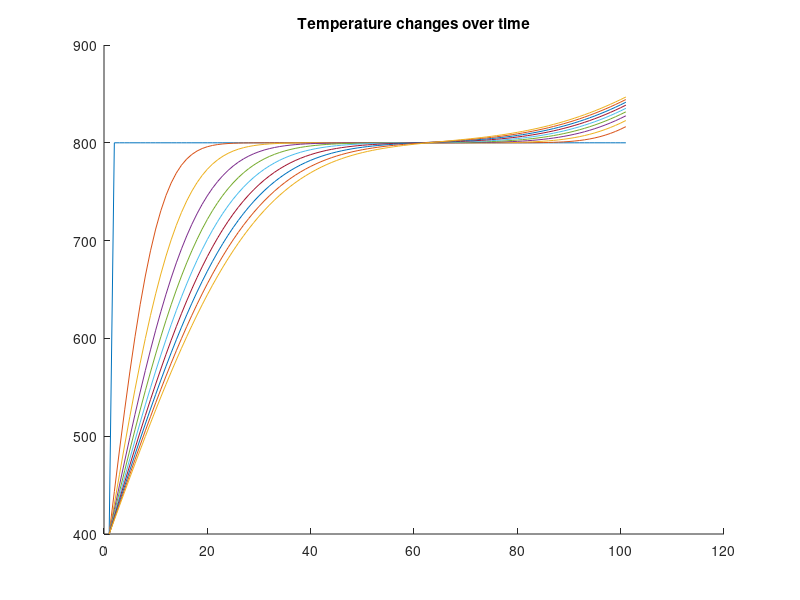
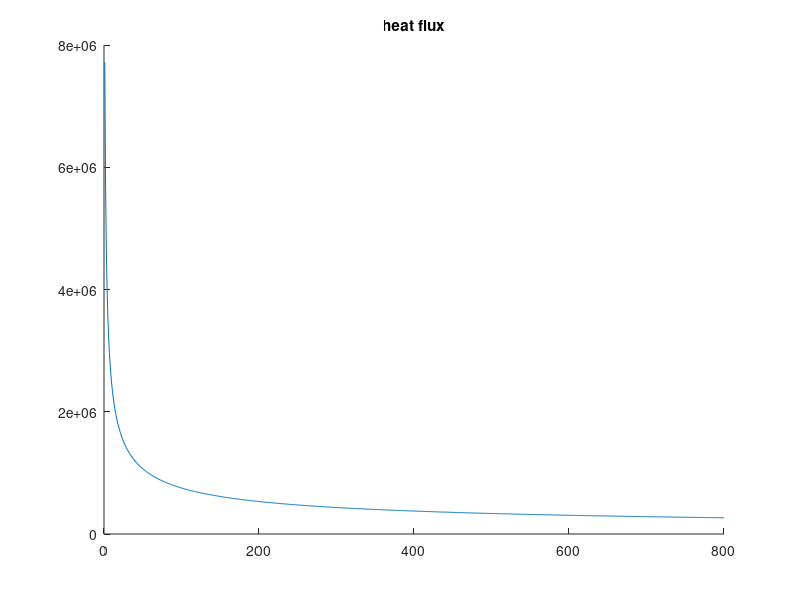

Recreate these plots in MATLAB, in order.
clc
clear
l = 2 ;
m = 100 ;
dx = l/m ; 
alpha = 11.234*power(10,-5) ; %pure_copper
k = 386 ; %pure_copper
dt = 0.6 ; 
beta = (alpha*dt)/(power(dx,2)) ; 
Q = 50000;%ConstantFlux
Tw = 400 ; 
To = 800 ; 
n_max = 800 ; 
T = zeros(m+1 , n_max) ; 
T(: , 1) = To ;
T(1 , :) = Tw ; 
Q_transfer = zeros(1 , n_max) ; 
B = zeros(m-1) ;
TK = zeros(m+1) ;
TK_1 = zeros(m+1) ; 
TK = T ; 
TK_1 = T ;
eps = 0.001 ; 

for n=1 : n_max
    for i=2 : m-1
        B(i-1) = -beta*T(i+1 , n) + (2*beta-1)*T(i , n) - beta*T(i-1 , n) ;
    end
    B(m-1) = -beta*(dx*Q/k) + (beta-1)*T(m,n) - beta*T(m-1,n) ; 

    error = 10 ;
    num_loop = 0 ;

    while error > eps 

        num_loop = num_loop + 1 ;

        for i=2 : m-1
            TK_1(i) = 1/(2*beta+1)*(-B(i-1) + beta*TK_1(i+1) + beta*TK_1(i-1)) ;
        end

        TK_1(m) = (1/(beta+1))*(-B(m-1) + beta*(dx*Q/k) + beta*TK_1(m-1)) ;
        TK_1(m+1) = (dx*Q/k) + TK_1(m) ;

        error = norm(TK_1 - TK) ; 
        TK = TK_1 ;

        for i=1 : m+1
            T(i , n+1) = TK_1(i) ; 
        end

        num_loop
        n
        

    end    

         Q_transfer(1,n) = k*(T(2,n) - T(1,n))/dx ; %Output flux from the left side of the rod

     
end 



for n=1 :80: n_max 
    hold on ;
    plot(T(: , n)) ; 
    title('Temperature changes over time');
end

figure ;
hold on ;
plot(Q_transfer) ; 
title('heat flux');
